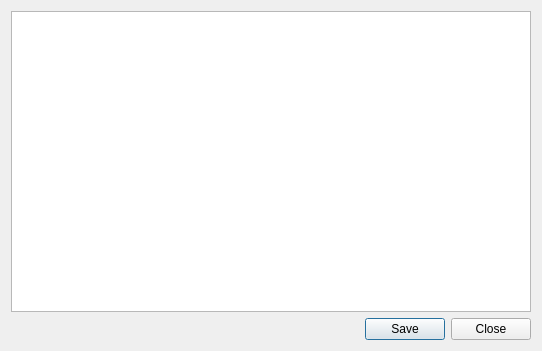
<?xml version="1.0" encoding="UTF-8"?>
<ui version="4.0">
 <class>DialogTextInfo</class>
 <widget class="QDialog" name="DialogTextInfo">
  <property name="windowModality">
   <enum>Qt::ApplicationModal</enum>
  </property>
  <property name="geometry">
   <rect>
    <x>0</x>
    <y>0</y>
    <width>542</width>
    <height>351</height>
   </rect>
  </property>
  <property name="windowTitle">
   <string>Info</string>
  </property>
  <property name="modal">
   <bool>true</bool>
  </property>
  <layout class="QVBoxLayout" name="verticalLayout">
   <item>
    <widget class="QTextEdit" name="textEditInfo">
     <property name="readOnly">
      <bool>true</bool>
     </property>
    </widget>
   </item>
   <item>
    <layout class="QHBoxLayout" name="horizontalLayout">
     <item>
      <spacer name="horizontalSpacer">
       <property name="orientation">
        <enum>Qt::Horizontal</enum>
       </property>
       <property name="sizeHint" stdset="0">
        <size>
         <width>40</width>
         <height>20</height>
        </size>
       </property>
      </spacer>
     </item>
     <item>
      <widget class="QPushButton" name="pushButtonSave">
       <property name="text">
        <string>Save</string>
       </property>
      </widget>
     </item>
     <item>
      <widget class="QPushButton" name="pushButtonClose">
       <property name="text">
        <string>Close</string>
       </property>
      </widget>
     </item>
    </layout>
   </item>
  </layout>
 </widget>
 <resources/>
 <connections/>
</ui>
